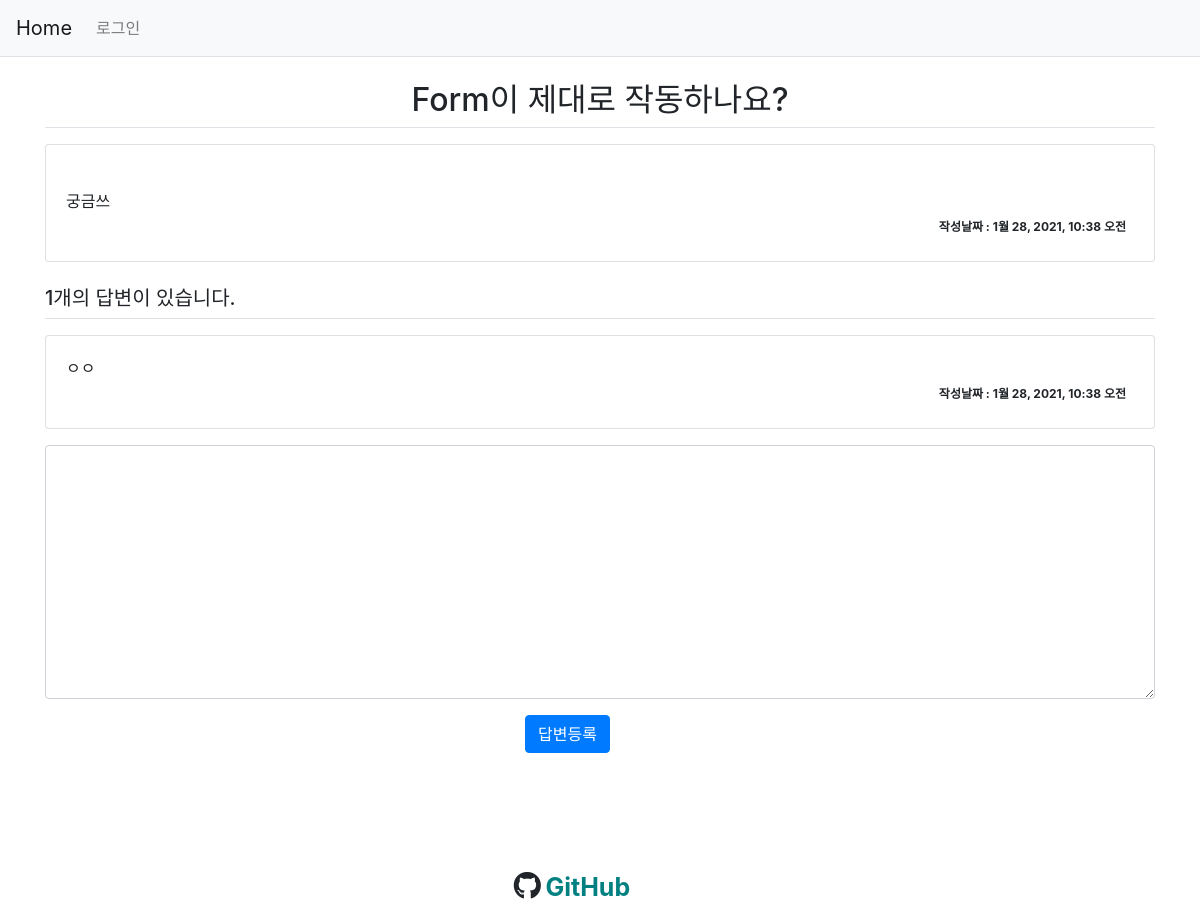
The page /19/ on the database as committed earlier.
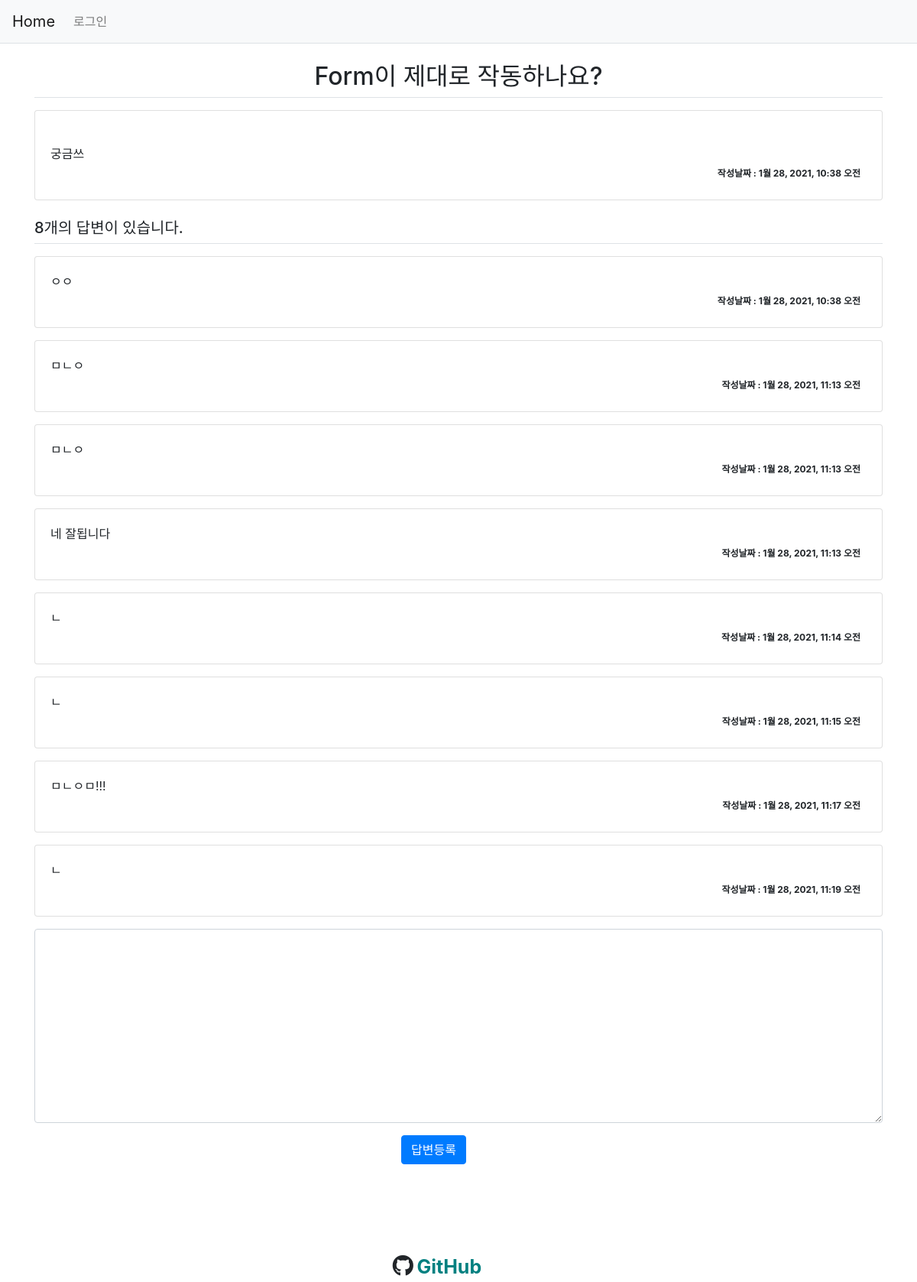
The same page on the database as committed later.
### pybo/models.py (models this page shows, shortened)
class Question(models.Model):
    subject = models.CharField(max_length=200)  # 최대 200자 까지 입력 가능
    content = models.TextField()
    create_date = models.DateTimeField()
    photo = models.ImageField(upload_to="photo")

class Answer(models.Model):
    question = models.ForeignKey(Question, on_delete=models.CASCADE)
    content = models.TextField()
    create_date = models.DateTimeField()

### pybo/views.py (the view)
# urls.py: path("<int:pk>/", views.detail, name="detail"),
def detail(request, pk):
    try:
        get_question = Question.objects.get(pk=pk)
        context = {"get_question": get_question}
    except Question.DoesNotExist:
        messages.error(request, "조회된 질문이 없습니다.")
        return redirect("pybo:index")
    return render(request, "templates/detail.html", context)

### templates/detail.html (shortened to what this page needs)
{% extends 'base.html' %}
{% load static %}
    {% block content %}
    <div class="container my-3">
        <h2 class="border-bottom py-2" style="text-align: center;"> {{get_question.subject}}</h2>
        <div class="card my-3">
            <div class="card-body">
                <div class="card-text" style="white-space: pre-line;" >
                    {{get_question.content}}
                </div>
                <div class="d-flex justify-content-end">
                    <div class="badge badge-light p-2" style="background-color: white;">
                        작성날짜 : {{get_question.create_date}}
                    </div>
                </div>
            </div>
        </div>
        <h5 class="border-bottom my-3 py-2">{{get_question.answer_set.count}}개의 답변이 있습니다.</h5>
        {% for answer in get_question.answer_set.all %}
            <div class="card my-3">
                <div class="card-body" >
                    <div class="card-text" style="white-space: pre-line;"> {{answer.content}} </div>
                    <div class="d-flex justify-content-end">
                        <div class="badge badge-light p-2" style="background-color: white;">
                            <span>작성날짜 : {{answer.create_date}}</span>
                        </div>
                    </div>
                </div>
        </div>
        {% endfor %}
    <form action=" {% url 'pybo:answer_create' get_question.id %} " method="POST" class="my-3">
        <div class="form-group">
            <textarea name="content" id="content" class="form-control" rows="10" style="text-align: center;"></textarea>
        </div>
        <input type="submit" value="답변등록" class="btn btn-primary" style="position: relative; left: 480px;">
    </form>
    {% endblock  %}

Rows that differ between the two databases and show on the page:
computed for Question "Form이 제대로 작동하나요?": answer_set.count "1" → "8"
added Answer: content "ㅁㄴㅇ", create_date "1월 28, 2021, 11:13 오전"
added Answer: content "ㅁㄴㅇ", create_date "1월 28, 2021, 11:13 오전"
added Answer: content "네 잘됩니다", create_date "1월 28, 2021, 11:13 오전"
added Answer: content "ㄴ", create_date "1월 28, 2021, 11:14 오전"
added Answer: content "ㄴ", create_date "1월 28, 2021, 11:15 오전"
added Answer: content "ㅁㄴㅇㅁ!!!", create_date "1월 28, 2021, 11:17 오전"
added Answer: content "ㄴ", create_date "1월 28, 2021, 11:19 오전"
